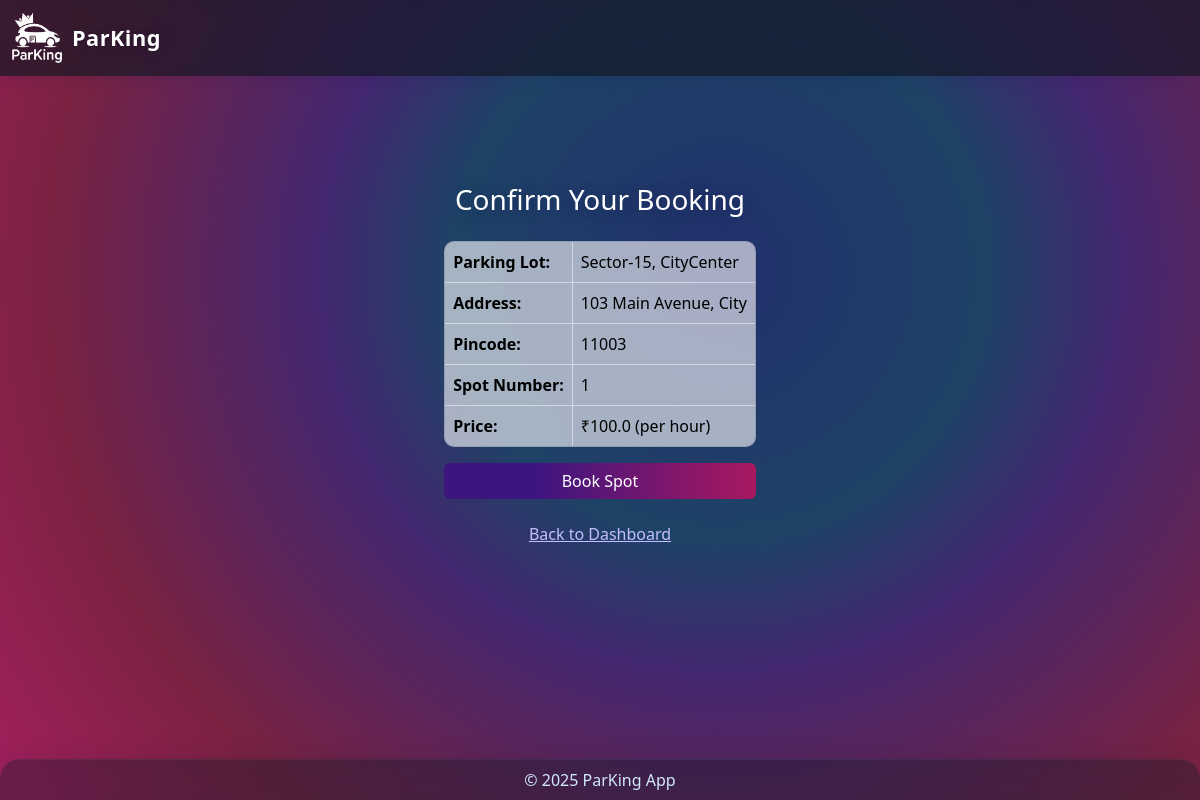
The page /book_spot/21 (signed in) on the database its author committed.
### controllers/database.py (models this page shows)
class ParkingLot(db.Model):
    id = db.Column(db.Integer, primary_key=True)
    location = db.Column(db.String(120), nullable=False)
    prices = db.Column(db.Float, nullable=False)
    address = db.Column(db.String(200), nullable=False)
    pincode = db.Column(db.String(10), nullable=False)
    max_spots = db.Column(db.Integer, nullable=False)
    spots = db.relationship('ParkingSpot', backref='parking_lot', cascade='all, delete-orphan', lazy=True)

class ParkingSpot(db.Model):
    id = db.Column(db.Integer, primary_key=True)
    lot_id = db.Column(db.Integer, db.ForeignKey('parking_lot.id'), nullable=False)
    spot_number = db.Column(db.Integer, nullable=False)
    status = db.Column(db.String(1), nullable=False, default='A')
    reservations = db.relationship('Reservation', backref='spot', cascade='all, delete-orphan', lazy=True)

### app.py (the view, shortened to what this page needs)
@app.route('/book_spot/<int:spot_id>', methods=['GET', 'POST'])
def book_spot(spot_id):
    user_id = session.get('user_id')
    if not user_id:
        flash("Please log in to book a spot.", "danger")
        return redirect(url_for('login'))
    spot = ParkingSpot.query.get_or_404(spot_id)
    lot = ParkingLot.query.get_or_404(spot.lot_id)
    return render_template('booking.html', spot=spot, lot=lot)

### templates/booking.html (shortened to what this page needs)
{% extends "layout.html" %}
{% block content %}
<div class="container d-flex justify-content-center align-items-center" style="min-height:70vh;">
    <div>
        <h3 class="mb-4 text-center" style="color:#1A237E;">Confirm Your Booking</h3>
        <table class="table table-bordered table-hover align-middle frosted-table">
            <tr>
                <th>Parking Lot:</th>
                <td>{{ lot.location }}</td>
            </tr>
            <tr>
                <th>Address:</th>
                <td>{{ lot.address }}</td>
            </tr>
            <tr>
                <th>Pincode:</th>
                <td>{{ lot.pincode }}</td>
            </tr>
            <tr>
                <th>Spot Number:</th>
                <td>{{ spot.spot_number }}</td>
            </tr>
            <tr>
                <th>Price:</th>
                <td>₹{{ lot.prices }} (per hour)</td>
            </tr>
        </table>
        <form method="post">
            <button type="submit" class="btn btn-primary w-100">Book Spot</button>
        </form>
        <div class="mt-3 text-center">
            <a href="{{ url_for('user_dashboard') }}" class="btn btn-link">Back to Dashboard</a>
        </div>
    </div>
</div>
{% endblock %}

### static/css/style.css (style rules this page uses)
body { background: radial-gradient( circle at 60% 34%, #22306c 0%, #1e4266 30%, #43276f 45%, #7a2242 75%, #a51f5e 100% ), #0a1036; color: #fff; font-family: 'Segoe UI', 'Roboto', Arial, sans-serif; min-height: 100vh; padding-top: 64px; padding-bottom: 60px; }
p, .home-lead, .lead, li, span, div:not(.card):not(.glass-footer):not(.glass-header) { color: #fff !important; }
h1, h2, h3, h4, h5, h6 { color: #fff !important; text-shadow: 0 2px 16px rgba(20, 20, 80, 0.36); }
.btn-primary { background: linear-gradient(90deg, #3d157f 30%, #a91860 100%); border: none; color: #fff !important; }
a, .btn-link { color: #c3bfff !important; }

### templates/booking.html (style rules this page uses)
.frosted-table { background: rgba(255, 255, 255, 0.5); backdrop-filter: blur(8px); -webkit-backdrop-filter: blur(8px); border: 1px solid rgba(255, 255, 255, 0.5); border-radius: 10px; overflow: hidden; }
.frosted-table th, .frosted-table td { background: rgba(255, 255, 255, 0.2); color: #000; }

### rows shown on the page
ParkingLot: location "Sector-15, CityCenter", address "103 Main Avenue, City", pincode "11003", prices "100.0"
ParkingSpot: spot_number "1"
